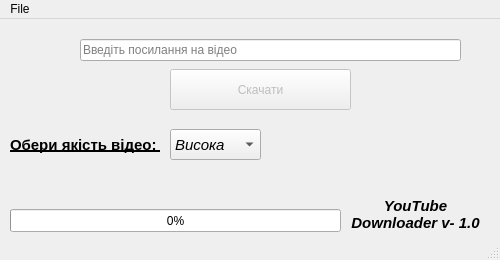
<?xml version="1.0" encoding="UTF-8"?>
<ui version="4.0">
 <class>MainWindow</class>
 <widget class="QMainWindow" name="MainWindow">
  <property name="geometry">
   <rect>
    <x>0</x>
    <y>0</y>
    <width>500</width>
    <height>260</height>
   </rect>
  </property>
  <property name="sizePolicy">
   <sizepolicy hsizetype="MinimumExpanding" vsizetype="MinimumExpanding">
    <horstretch>0</horstretch>
    <verstretch>0</verstretch>
   </sizepolicy>
  </property>
  <property name="minimumSize">
   <size>
    <width>500</width>
    <height>260</height>
   </size>
  </property>
  <property name="maximumSize">
   <size>
    <width>500</width>
    <height>260</height>
   </size>
  </property>
  <property name="windowTitle">
   <string>MainWindow</string>
  </property>
  <widget class="QWidget" name="centralwidget">
   <widget class="QPushButton" name="pushButton">
    <property name="enabled">
     <bool>false</bool>
    </property>
    <property name="geometry">
     <rect>
      <x>170</x>
      <y>50</y>
      <width>181</width>
      <height>41</height>
     </rect>
    </property>
    <property name="text">
     <string>Скачати</string>
    </property>
    <property name="icon">
     <iconset resource="../612d3db4/icon.qrc">
      <normaloff>:/icons/downloaderarrow_93798.png</normaloff>:/icons/downloaderarrow_93798.png</iconset>
    </property>
    <property name="iconSize">
     <size>
      <width>18</width>
      <height>18</height>
     </size>
    </property>
   </widget>
   <widget class="QLineEdit" name="lineEdit">
    <property name="geometry">
     <rect>
      <x>80</x>
      <y>20</y>
      <width>381</width>
      <height>22</height>
     </rect>
    </property>
    <property name="placeholderText">
     <string>Введіть посилання на відео</string>
    </property>
   </widget>
   <widget class="QLabel" name="label">
    <property name="geometry">
     <rect>
      <x>350</x>
      <y>180</y>
      <width>131</width>
      <height>31</height>
     </rect>
    </property>
    <property name="font">
     <font>
      <pointsize>11</pointsize>
      <italic>true</italic>
      <bold>true</bold>
     </font>
    </property>
    <property name="autoFillBackground">
     <bool>false</bool>
    </property>
    <property name="text">
     <string>YouTube Downloader v- 1.0</string>
    </property>
    <property name="textFormat">
     <enum>Qt::AutoText</enum>
    </property>
    <property name="alignment">
     <set>Qt::AlignCenter</set>
    </property>
    <property name="wordWrap">
     <bool>true</bool>
    </property>
   </widget>
   <widget class="QLabel" name="label_2">
    <property name="geometry">
     <rect>
      <x>10</x>
      <y>100</y>
      <width>161</width>
      <height>51</height>
     </rect>
    </property>
    <property name="font">
     <font>
      <pointsize>11</pointsize>
      <bold>true</bold>
      <underline>true</underline>
     </font>
    </property>
    <property name="text">
     <string>Обери якість відео: </string>
    </property>
   </widget>
   <widget class="QComboBox" name="comboBox">
    <property name="enabled">
     <bool>true</bool>
    </property>
    <property name="geometry">
     <rect>
      <x>170</x>
      <y>110</y>
      <width>91</width>
      <height>31</height>
     </rect>
    </property>
    <property name="font">
     <font>
      <pointsize>11</pointsize>
      <italic>true</italic>
     </font>
    </property>
    <item>
     <property name="text">
      <string>Висока</string>
     </property>
    </item>
    <item>
     <property name="text">
      <string>Низька</string>
     </property>
    </item>
   </widget>
   <widget class="QProgressBar" name="progressBar">
    <property name="geometry">
     <rect>
      <x>10</x>
      <y>190</y>
      <width>331</width>
      <height>23</height>
     </rect>
    </property>
    <property name="value">
     <number>0</number>
    </property>
   </widget>
  </widget>
  <widget class="QMenuBar" name="menubar">
   <property name="geometry">
    <rect>
     <x>0</x>
     <y>0</y>
     <width>500</width>
     <height>20</height>
    </rect>
   </property>
   <widget class="QMenu" name="menuFile">
    <property name="title">
     <string>File</string>
    </property>
    <addaction name="actionsave_Directory"/>
   </widget>
   <addaction name="menuFile"/>
  </widget>
  <widget class="QStatusBar" name="statusbar"/>
  <action name="actionsave_Directory">
   <property name="enabled">
    <bool>false</bool>
   </property>
   <property name="icon">
    <iconset resource="../612d3db4/icon.qrc">
     <normaloff>:/icons/downloaderarrow_93798.png</normaloff>:/icons/downloaderarrow_93798.png</iconset>
   </property>
   <property name="text">
    <string>Скачати</string>
   </property>
   <property name="shortcut">
    <string>Ctrl+D</string>
   </property>
  </action>
 </widget>
 <resources>
  <include location="../612d3db4/icon.qrc"/>
 </resources>
 <connections/>
</ui>
